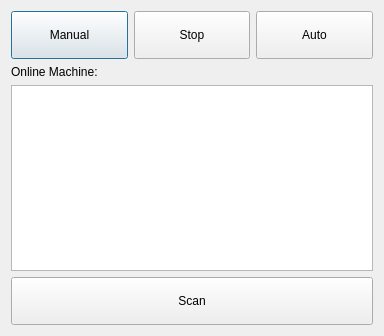
<?xml version="1.0" encoding="UTF-8"?>
<ui version="4.0">
 <class>SimulateKnob</class>
 <widget class="QDialog" name="SimulateKnob">
  <property name="geometry">
   <rect>
    <x>0</x>
    <y>0</y>
    <width>384</width>
    <height>336</height>
   </rect>
  </property>
  <property name="windowTitle">
   <string>Dialog</string>
  </property>
  <layout class="QVBoxLayout" name="verticalLayout">
   <item>
    <layout class="QHBoxLayout" name="horizontalLayout">
     <item>
      <widget class="QPushButton" name="manualButton">
       <property name="minimumSize">
        <size>
         <width>0</width>
         <height>48</height>
        </size>
       </property>
       <property name="text">
        <string>Manual</string>
       </property>
      </widget>
     </item>
     <item>
      <widget class="QPushButton" name="stopButton">
       <property name="minimumSize">
        <size>
         <width>0</width>
         <height>48</height>
        </size>
       </property>
       <property name="text">
        <string>Stop</string>
       </property>
      </widget>
     </item>
     <item>
      <widget class="QPushButton" name="autoButton">
       <property name="minimumSize">
        <size>
         <width>0</width>
         <height>48</height>
        </size>
       </property>
       <property name="text">
        <string>Auto</string>
       </property>
      </widget>
     </item>
    </layout>
   </item>
   <item>
    <widget class="QLabel" name="label">
     <property name="text">
      <string>Online Machine:</string>
     </property>
    </widget>
   </item>
   <item>
    <widget class="QListWidget" name="onlineMachineList"/>
   </item>
   <item>
    <widget class="QPushButton" name="scanButton">
     <property name="minimumSize">
      <size>
       <width>0</width>
       <height>48</height>
      </size>
     </property>
     <property name="text">
      <string>Scan</string>
     </property>
    </widget>
   </item>
  </layout>
 </widget>
 <resources/>
 <connections/>
</ui>
